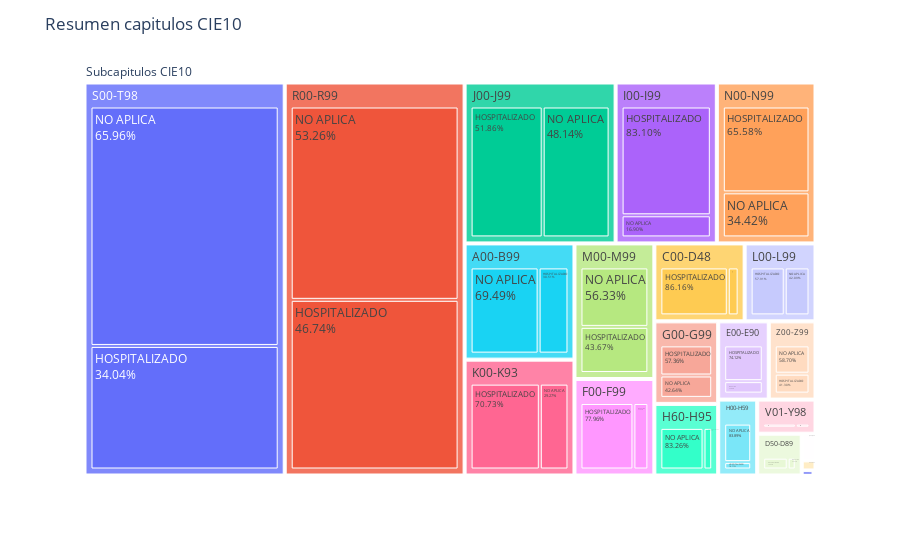

The notebook cell saved with this chart:
### Markdown cell above
Relación diagnóstico principal (subcapitulo) con la variable objetivo

### Code cell
result_df = data.groupby(['Dx Principal Cod.1', 'Tipo Egreso (INTERNACION)']).size().reset_index(name='Cantidad')
diagnostico_total = result_df.groupby('Dx Principal Cod.1')['Cantidad'].transform('sum')
servicio_total = result_df.groupby('Tipo Egreso (INTERNACION)')['Cantidad'].transform('sum')
result_df['Porcentaje'] = round((result_df['Cantidad'] / diagnostico_total) * 100, 2)
result_df['Porcentaje Servicio'] = round((result_df['Cantidad'] / servicio_total) * 100, 2)


fig = px.treemap(result_df, path=[px.Constant('Subcapitulos CIE10'),'Dx Principal Cod.1','Tipo Egreso (INTERNACION)'],
                values='Cantidad', 
                custom_data=['Porcentaje', 'Porcentaje Servicio'],
                #labels={'Percentage': 'Percentage (%)'})
)
fig.update_traces(texttemplate='%{label}<br>%{customdata[0]:.2f}%')
fig.update_layout(title='Resumen capitulos CIE10',hovermode=False)
#fig.update_traces(hovertemplate='<b># de pacientes</b>: %{customdata[1]}<br>',
#                  texttemplate='%{label}<br>%{customdata[2]}%')
#fig.update_layout(title='Resumen de diagnosticos')
fig.show()

### Figure 1 — Plotly figure (JSON) as saved in the notebook; plotly's stock layout.template omitted (floating-point values rounded to 4 significant figures; data arrays with more than 128 entries replaced by an {"elided": "..."} marker saying what was removed)
{"data": [{"branchvalues": "total", "customdata": {"elided": "66x2 mixed values"}, "domain": {"x": [0, 1], "y": [0, 1]}, "hovertemplate": "labels=%{label}<br>Cantidad=%{value}<br>parent=%{parent}<br>id=%{id}<extra></extra>", "ids": ["Subcapitulos CIE10/A00-B99/HOSPITALIZADO", "Subcapitulos CIE10/C00-D48/HOSPITALIZADO", "Subcapitulos CIE10/D50-D89/HOSPITALIZADO", "Subcapitulos CIE10/E00-E90/HOSPITALIZADO", "Subcapitulos CIE10/F00-F99/HOSPITALIZADO", "Subcapitulos CIE10/G00-G99/HOSPITALIZADO", "Subcapitulos CIE10/H00-H59/HOSPITALIZADO", "Subcapitulos CIE10/H60-H95/HOSPITALIZADO", "Subcapitulos CIE10/I00-I99/HOSPITALIZADO", "Subcapitulos CIE10/J00-J99/HOSPITALIZADO", "Subcapitulos CIE10/K00-K93/HOSPITALIZADO", "Subcapitulos CIE10/L00-L99/HOSPITALIZADO", "Subcapitulos CIE10/M00-M99/HOSPITALIZADO", "Subcapitulos CIE10/N00-N99/HOSPITALIZADO", "Subcapitulos CIE10/P00-P96/HOSPITALIZADO", "Subcapitulos CIE10/Q00-Q99/HOSPITALIZADO", "Subcapitulos CIE10/R00-R99/HOSPITALIZADO", "Subcapitulos CIE10/S00-T98/HOSPITALIZADO", "Subcapitulos CIE10/U00-U99/HOSPITALIZADO", "Subcapitulos CIE10/V01-Y98/HOSPITALIZADO", "Subcapitulos CIE10/Z00-Z99/HOSPITALIZADO", "Subcapitulos CIE10/A00-B99/NO APLICA", "Subcapitulos CIE10/C00-D48/NO APLICA", "Subcapitulos CIE10/D50-D89/NO APLICA", "Subcapitulos CIE10/E00-E90/NO APLICA", "Subcapitulos CIE10/F00-F99/NO APLICA", "Subcapitulos CIE10/G00-G99/NO APLICA", "Subcapitulos CIE10/H00-H59/NO APLICA", "Subcapitulos CIE10/H60-H95/NO APLICA", "Subcapitulos CIE10/I00-I99/NO APLICA", "Subcapitulos CIE10/J00-J99/NO APLICA", "Subcapitulos CIE10/K00-K93/NO APLICA", "Subcapitulos CIE10/L00-L99/NO APLICA", "Subcapitulos CIE10/M00-M99/NO APLICA", "Subcapitulos CIE10/N00-N99/NO APLICA", "Subcapitulos CIE10/O00-O99/NO APLICA", "Subcapitulos CIE10/P00-P96/NO APLICA", "Subcapitulos CIE10/Q00-Q99/NO APLICA", "Subcapitulos CIE10/R00-R99/NO APLICA", "Subcapitulos CIE10/S00-T98/NO APLICA", "Subcapitulos CIE10/U00-U99/NO APLICA", "Subcapitulos CIE10/V01-Y98/NO APLICA", "Subcapitulos CIE10/Z00-Z99/NO APLICA", "Subcapitulos CIE10/A00-B99", "Subcapitulos CIE10/C00-D48", "Subcapitulos CIE10/D50-D89", "Subcapitulos CIE10/E00-E90", "Subcapitulos CIE10/F00-F99", "Subcapitulos CIE10/G00-G99", "Subcapitulos CIE10/H00-H59", "Subcapitulos CIE10/H60-H95", "Subcapitulos CIE10/I00-I99", "Subcapitulos CIE10/J00-J99", "Subcapitulos CIE10/K00-K93", "Subcapitulos CIE10/L00-L99", "Subcapitulos CIE10/M00-M99", "Subcapitulos CIE10/N00-N99", "Subcapitulos CIE10/O00-O99", "Subcapitulos CIE10/P00-P96", "Subcapitulos CIE10/Q00-Q99", "Subcapitulos CIE10/R00-R99", "Subcapitulos CIE10/S00-T98", "Subcapitulos CIE10/U00-U99", "Subcapitulos CIE10/V01-Y98", "Subcapitulos CIE10/Z00-Z99", "Subcapitulos CIE10"], "labels": ["HOSPITALIZADO", "HOSPITALIZADO", "HOSPITALIZADO", "HOSPITALIZADO", "HOSPITALIZADO", "HOSPITALIZADO", "HOSPITALIZADO", "HOSPITALIZADO", "HOSPITALIZADO", "HOSPITALIZADO", "HOSPITALIZADO", "HOSPITALIZADO", "HOSPITALIZADO", "HOSPITALIZADO", "HOSPITALIZADO", "HOSPITALIZADO", "HOSPITALIZADO", "HOSPITALIZADO", "HOSPITALIZADO", "HOSPITALIZADO", "HOSPITALIZADO", "NO APLICA", "NO APLICA", "NO APLICA", "NO APLICA", "NO APLICA", "NO APLICA", "NO APLICA", "NO APLICA", "NO APLICA", "NO APLICA", "NO APLICA", "NO APLICA", "NO APLICA", "NO APLICA", "NO APLICA", "NO APLICA", "NO APLICA", "NO APLICA", "NO APLICA", "NO APLICA", "NO APLICA", "NO APLICA", "A00-B99", "C00-D48", "D50-D89", "E00-E90", "F00-F99", "G00-G99", "H00-H59", "H60-H95", "I00-I99", "J00-J99", "K00-K93", "L00-L99", "M00-M99", "N00-N99", "O00-O99", "P00-P96", "Q00-Q99", "R00-R99", "S00-T98", "U00-U99", "V01-Y98", "Z00-Z99", "Subcapitulos CIE10"], "name": "", "parents": ["Subcapitulos CIE10/A00-B99", "Subcapitulos CIE10/C00-D48", "Subcapitulos CIE10/D50-D89", "Subcapitulos CIE10/E00-E90", "Subcapitulos CIE10/F00-F99", "Subcapitulos CIE10/G00-G99", "Subcapitulos CIE10/H00-H59", "Subcapitulos CIE10/H60-H95", "Subcapitulos CIE10/I00-I99", "Subcapitulos CIE10/J00-J99", "Subcapitulos CIE10/K00-K93", "Subcapitulos CIE10/L00-L99", "Subcapitulos CIE10/M00-M99", "Subcapitulos CIE10/N00-N99", "Subcapitulos CIE10/P00-P96", "Subcapitulos CIE10/Q00-Q99", "Subcapitulos CIE10/R00-R99", "Subcapitulos CIE10/S00-T98", "Subcapitulos CIE10/U00-U99", "Subcapitulos CIE10/V01-Y98", "Subcapitulos CIE10/Z00-Z99", "Subcapitulos CIE10/A00-B99", "Subcapitulos CIE10/C00-D48", "Subcapitulos CIE10/D50-D89", "Subcapitulos CIE10/E00-E90", "Subcapitulos CIE10/F00-F99", "Subcapitulos CIE10/G00-G99", "Subcapitulos CIE10/H00-H59", "Subcapitulos CIE10/H60-H95", "Subcapitulos CIE10/I00-I99", "Subcapitulos CIE10/J00-J99", "Subcapitulos CIE10/K00-K93", "Subcapitulos CIE10/L00-L99", "Subcapitulos CIE10/M00-M99", "Subcapitulos CIE10/N00-N99", "Subcapitulos CIE10/O00-O99", "Subcapitulos CIE10/P00-P96", "Subcapitulos CIE10/Q00-Q99", "Subcapitulos CIE10/R00-R99", "Subcapitulos CIE10/S00-T98", "Subcapitulos CIE10/U00-U99", "Subcapitulos CIE10/V01-Y98", "Subcapitulos CIE10/Z00-Z99", "Subcapitulos CIE10", "Subcapitulos CIE10", "Subcapitulos CIE10", "Subcapitulos CIE10", "Subcapitulos CIE10", "Subcapitulos CIE10", "Subcapitulos CIE10", "Subcapitulos CIE10", "Subcapitulos CIE10", "Subcapitulos CIE10", "Subcapitulos CIE10", "Subcapitulos CIE10", "Subcapitulos CIE10", "Subcapitulos CIE10", "Subcapitulos CIE10", "Subcapitulos CIE10", "Subcapitulos CIE10", "Subcapitulos CIE10", "Subcapitulos CIE10", "Subcapitulos CIE10", "Subcapitulos CIE10", "Subcapitulos CIE10", ""], "texttemplate": "%{label}<br>%{customdata[0]:.2f}%", "type": "treemap", "values": [392, 610, 141, 295, 605, 304, 48, 77, 1362, 1268, 906, 322, 476, 1048, 7, 21, 3325, 2695, 5, 59, 152, 893, 98, 46, 103, 171, 226, 250, 383, 277, 1177, 375, 234, 614, 550, 1, 7, 16, 3789, 5223, 1, 141, 216, 1285, 708, 187, 398, 776, 530, 298, 460, 1639, 2445, 1281, 556, 1090, 1598, 1, 14, 37, 7114, 7918, 6, 200, 368, 28909]}], "layout": {"hovermode": false, "legend": {"tracegroupgap": 0}, "margin": {"t": 60}, "title": {"text": "Resumen capitulos CIE10"}}}
